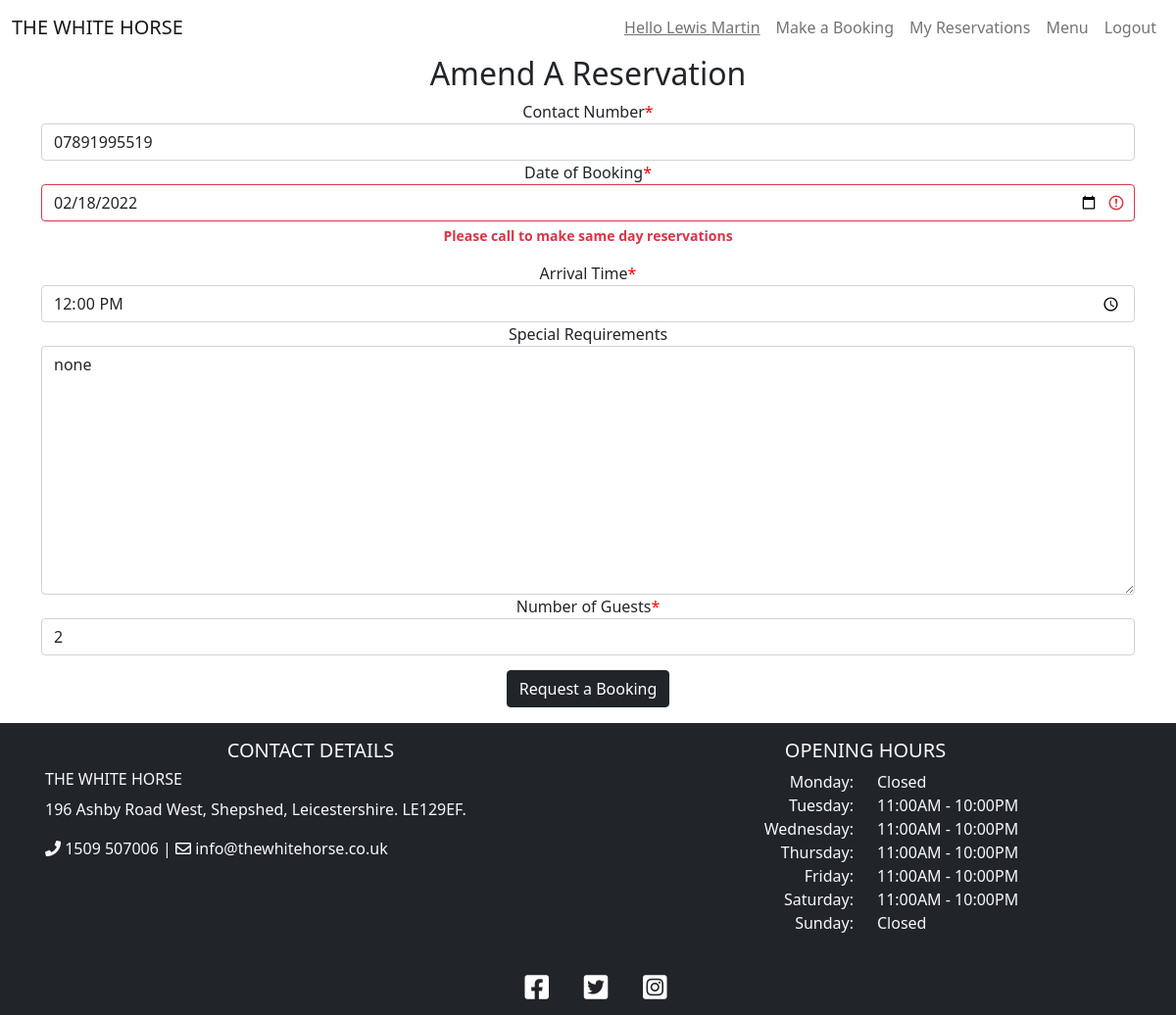
Page /amend/33 (signed in) on the committed database.
### booking/models.py (models this page shows, shortened)
class Booking(models.Model):
    user = models.ForeignKey(User, on_delete=models.CASCADE)
    lead = models.CharField(max_length=200, blank=False)
    email = models.CharField(max_length=200, blank=False)
    phoneNumberRegex = RegexValidator(regex=r'^\+?1?\d{9,15}$')
    mobile = models.CharField(
        validators=[phoneNumberRegex], max_length=16, blank=False
        )
    date = models.DateField(blank=False)
    time = models.TimeField(blank=False)
    notes = models.TextField(max_length=200)
    guests = models.PositiveIntegerField(blank=False)
    status = models.IntegerField(choices=STATUS, default=0)
    class Meta:
        ordering = ['-date']

### booking/views.py (the view)
# urls.py: path('amend/<reservation_id>', views.amend_reservation, name='amend'),
def amend_reservation(request, reservation_id):
    if request.user.is_authenticated:
        reservation = get_object_or_404(Booking, id=reservation_id)
        current_user = request.user
        if current_user == reservation.user:
            context = {
                "mobile": reservation.mobile,
                "date": reservation.date,
                "time": reservation.time,
                "notes": reservation.notes,
                "guests": reservation.guests
            }
            if request.method == 'POST':
                booking_form = BookingForm(request.POST, instance=reservation)
                if booking_form.is_valid():
                    booking_form.save()
                    return redirect(reverse("reservations"))
                else:
                    return render(request, 'amend_booking.html', {
                        "booking_form": BookingForm(request.POST)
                    })
            else:
                return render(request, 'amend_booking.html', {
                        "booking_form": BookingForm(context)
                    })
        else:
            return redirect(reverse("account_login"))  # redirects to index not login, why ?
    else:
        return redirect(reverse("account_login"))

### booking/validators.py (called while the page is built)
def validate_opening_hour(value):
    if not 11 <= int(value.hour) <= 21:
        raise ValidationError(
            'We only take reservations between 11AM & 9PM',
            params={'value': value},
        )

def validate_future_date(value):
    if value < datetime.date.today():
        raise ValidationError(
            'Please select a future date',
            params={'value': value},
        )
    elif value == datetime.date.today():
        raise ValidationError(
            'Please call to make same day reservations',
            params={'value': value},
        )

def validate_guest_size(value):
    if value > 8:
        raise ValidationError(
            'For reservations of more than 8 guests, please call and arrange',
            params={'value': value},
        )
    elif value < 1:
        raise ValidationError(
            'Please state how many guests will be attending',
            params={'value': value},
        )

### templates/amend_booking.html (shortened to what this page needs)
{% extends "base.html" %}
{% block content %}
{% load crispy_forms_tags %}
<div class="container mb-3">
    <div class="row">
        <div class="col-lg-12 text-center">
            <h2>Amend A Reservation</h2>
            <form method="POST">
                {{ booking_form | crispy }}
                <button type="submit" class="btn btn-dark">Request a Booking</button>
            </form>
        </div>
    </div>
</div>
{% endblock %}

### templates/base.html (shortened to what this page needs)
{% load static %}
<!DOCTYPE html>
<html lang="en">
<head>
    <link rel="stylesheet" href="https://cdnjs.cloudflare.com/ajax/libs/font-awesome/5.15.3/css/all.min.css">
    <link href="https://cdn.jsdelivr.net/npm/bootstrap@5.0.1/dist/css/bootstrap.min.css" rel="stylesheet"
>
    <link rel="stylesheet" href="{% static 'css/style.css' %}">
</head>
<body class="site">
    <header>
        <nav class="navbar sticky-top navbar-expand-lg navbar-light">
            <div class="container-fluid">
                <a class="navbar-brand text-uppercase" href="{% url 'index' %}">The White Horse</a>
                <div class="collapse navbar-collapse" id="navbarNav">
                    <ul class="navbar-nav ms-auto">
                        {% if user.is_authenticated %}
                        <li class="nav-item">
                            <a class="nav-link"><u>Hello {{ user.first_name }} {{ user.last_name }}</u></a>
                        </li>
                        <li class="nav-item">
                            <a class="nav-link" href="{% url 'booking' %}">Make a Booking</a>
                        </li>
                        <li class="nav-item">
                            <a class="nav-link" href="{% url 'reservations' %}">My Reservations</a>
                        </li>
                        {% else %}
                        <li class="nav-item">
                            <a class="nav-link" href="{% url 'account_signup' %}">Make a Booking</a>
                        </li>
                        {% endif %}
                        <li class="nav-item">
                            <a class="nav-link" href="#">Menu</a>
                        </li>
                        {% if user.is_authenticated %}
                        <li class="nav-item">
                            <a class="nav-link" href="{% url 'account_logout' %}">Logout</a>
                        </li>
                        {% endif %}
                    </ul>
                </div>
            </div>
        </nav>
    </header>
    <main class="site-content">
        {% block content %}
        {% endblock content %}
    </main>
    <footer class="footer bg-dark text-light text-lg-start text-center">
        <div class="container p-3">
            <div class="row">
                <div class="col-lg-6 col-md-12 mb-4 mb-md-0">
                    <h5 class="text-uppercase text-center">Contact Details</h5>
                    <h6 class="text-uppercase">The White Horse</h6>
                    <p>
                        196 Ashby Road West, Shepshed, Leicestershire. LE129EF.
                    </p>
                    <p>
                        <i class="fas fa-phone"></i> 1509 507006 | <i class="far fa-envelope"></i> info@thewhitehorse.co.uk
                    </p>
                </div>
                <div class="col-lg-6 col-md-12 mb-4 mb-md-0">
                    <h5 class="text-uppercase text-center">Opening Hours</h5>
                    <div class="row">
                        <div class="col">
                            <ul class="text-lg-end text-center list-unstyled">
                                <li>
                                    Monday:
                                </li>
                                <li>
                                    Tuesday:
                                </li>
                                <li>
                                    Wednesday:
                                </li>
                                <li>
                                    Thursday:
                                </li>
                                <li>
                                    Friday:
                                </li>
                                <li>
                                    Saturday:
                                </li>
                                <li>
                                    Sunday:
                                </li>
                            </ul>
                        </div>
                        <div class="col">
                            <ul class="list-unstyled">
                                <li>
                                    Closed
                                </li>
                                <li>
                                    11:00AM - 10:00PM
                                </li>
                                <li>
                                    11:00AM - 10:00PM
                                </li>
                                <li>
                                    11:00AM - 10:00PM
                                </li>
                                <li>
                                    11:00AM - 10:00PM
                                </li>
                                <li>
                                    11:00AM - 10:00PM
                                </li>
                                <li>
                                    Closed
                                </li>
                            </ul>
                        </div>
                    </div>
                </div>
            </div>
        </div>
        <div class="text-center">
            <a href="https://en-gb.facebook.com/" target="_blank" rel="noopener" class="badge badge-light"
                aria-label="visit our Facebook page (opens in a new tab)"><i
                    class="fab fa-facebook-square ms-3 h3"></i></a>
            <a href="https://twitter.com/" target="_blank" rel="noopener" class="badge badge-light"
                aria-label="visit our Twitter page (opens in a new tab)"><i
                    class="fab fa-twitter-square ms-3 h3"></i></a>
            <a href="https://www.instagram.com/" target="_blank" rel="noopener" class="badge badge-light"
                aria-label="visit our Instagram page (opens in a new tab)"><i
                    class="fab fa-instagram-square ms-3 h3"></i></a>
        </div>
    </footer>
</body>
</html>

### static/css/style.css (style rules this page uses)
body { background-color: white; }
header { background-color: white; }
.site { display: flex; min-height: 100vh; flex-direction: column; }
.site-content { flex: 1; width: 100%; height: 100%; }
#div_id_guests { padding-bottom: 15px; }
.asteriskField { color: red; }

### rows in the picture
Booking: mobile "07891995519", date "02/18/2022", time "12:00:00", notes "none", guests "2"

### other values in the picture
{{ user.first_name }} "Lewis"
{{ user.last_name }} "Martin"
